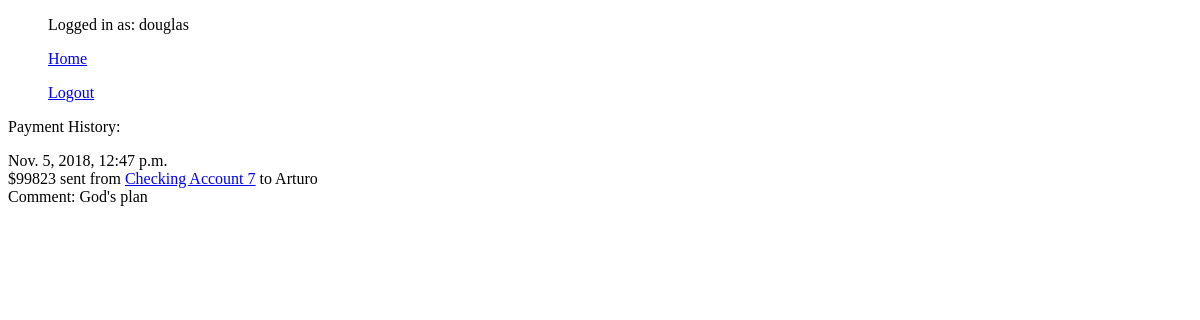
Page /bank_accounts/external_transfer_receipt_list (signed in) on the earlier database version.
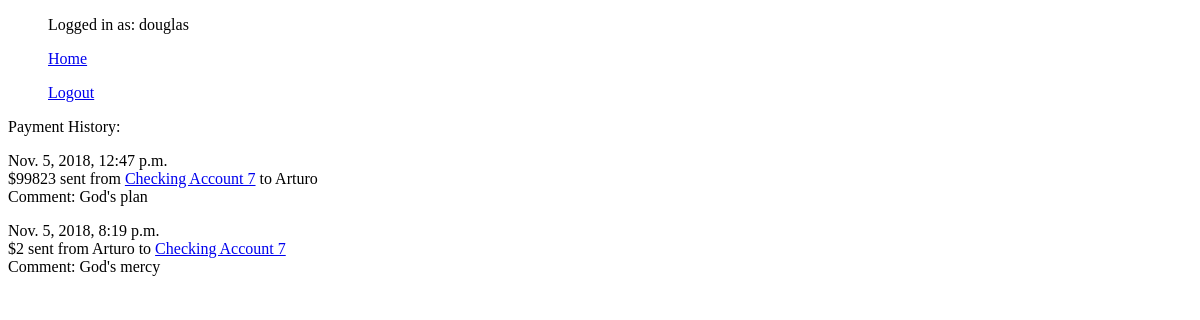
Same page on the later database version.
### bank_accounts/models.py (models this page shows, shortened)
class ExternalTransferReceipt(models.Model):
    payer = models.ForeignKey(to=User, on_delete=models.SET_NULL, null=True,
                              related_name='externaltransferreceipt_payer')
    payee = models.ForeignKey(to=User, on_delete=models.SET_NULL, null=True,
                              related_name='externaltransferreceipt_payee')
    from_account = models.ForeignKey(to=Account, on_delete=models.SET_NULL, null=True,
                                     related_name='externaltransferreceipt_from_account')
    to_account = models.ForeignKey(to=Account, on_delete=models.SET_NULL, null=True,
                                   related_name='externaltransferreceipt_to_account')
    amount = models.IntegerField()
    date = models.DateTimeField(default=timezone.now)  # date of transfer
    comment = models.CharField(max_length=500)  # User comment on nature of transfer

class Account(models.Model):
    CHECKING = "Checking"
    SAVINGS = "Savings"
    ACCOUNT_TYPE_CHOICES = (
        (CHECKING, 'Checking'),  # Each inner tuple is of form: (value to be set in model, human readable name)
        (SAVINGS, 'Savings'),
    )
    UCU = 'UCU'
    CHASE = 'Chase'
    WELLS_FARGO = 'Wells Fargo'
    BANK_OF_AMERICA = 'Bank of America'
    BANK_CHOICES = (
        (UCU, 'UCU'),
        (CHASE, 'Chase'),
        (WELLS_FARGO, 'Wells Fargo'),
        (BANK_OF_AMERICA, 'Bank of America'),
    )
    account_type = models.CharField(max_length=200, default=None, choices=ACCOUNT_TYPE_CHOICES)
    creator = models.CharField(max_length=200, default=None)  # Account creator
    holder = models.ForeignKey(User, on_delete=models.SET_NULL, null=True, blank=True)  # Account holder is a site user
    balance = models.IntegerField(default=0)
    bank = models.CharField(max_length=200, default='UCU', null=True, choices=BANK_CHOICES)
    routing_number = models.IntegerField(null=True)
    def __str__(self):
        return self.account_type + ' Account ' + str(self.id)

### bank_accounts/views.py (the view)
# urls.py: path('external_transfer_receipt_list', ExternalTransferReceiptList.as_view(),
class ExternalTransferReceiptList(LoginRequiredMixin, ListView):
    template_name = 'bank_accounts/external_transfer_receipt_list.html'
    model = ExternalTransferReceipt
    context_object_name = 'receipts'
    def get_queryset(self):  # Get the list of model instances we can display
        return ExternalTransferReceipt.objects.filter(payer=self.request.user) |\
               ExternalTransferReceipt.objects.filter(payee=self.request.user)

### bank_accounts/templates/bank_accounts/external_transfer_receipt_list.html (shortened to what this page needs)
{% extends 'base.html' %}
{% block content %}
    <p>Payment History:</p>
    {% if receipts %}
        {% for receipt in receipts %}
            <p>{{ receipt.date }}<br>
            ${{ receipt.amount }} sent
            {% if request.user == receipt.payer %}
    {% if receipt.from_account and receipt.payee %}
        from
        <a href="{% url 'bank_accounts:account_detail' receipt.from_account.id %}">{{ receipt.from_account }}</a>
        to
        {{ receipt.payee }}
    {% elif receipt.from_account %}
        from
        <a href="{% url 'bank_accounts:account_detail' receipt.from_account.id %}">{{ receipt.from_account }}</a>
        to
        Deleted User
    {% elif receipt.payee %}
        from
        Deleted Account
        to
        {{ receipt.payee }}
    {% else %}
        from
        Deleted Account
        to
        Deleted User
    {% endif %}
{% else %}
    {% if receipt.payer and receipt.to_account %}
        from
        {{ receipt.payer }}
        to
        <a href="{% url 'bank_accounts:account_detail' receipt.to_account.id %}">{{ receipt.to_account }}</a>
    {% elif receipt.to_account %}
        from
        Deleted User
        to
        <a href="{% url 'bank_accounts:account_detail' receipt.to_account.id %}">{{ receipt.to_account }}</a>
    {% elif receipt.payer %}
        from
        {{ receipt.payer }}
        to
        Deleted Account
    {% else %}
        from
        Deleted User
        to
        Deleted Account
    {% endif %}
{% endif %}
            <br>
            {% if receipt.comment %}
                Comment: {{ receipt.comment }}
            {% endif %}
            <br>
        {% endfor %}
    {% else %}
        <p>Nothing as of yet!</p>
    {% endif %}
{% endblock %}

Differences in the rows shown:
added ExternalTransferReceipt: date "Nov. 5, 2018, 8:19 p.m.", amount "2", payer "Arturo", to_account "Checking Account 7", comment "God's mercy"
